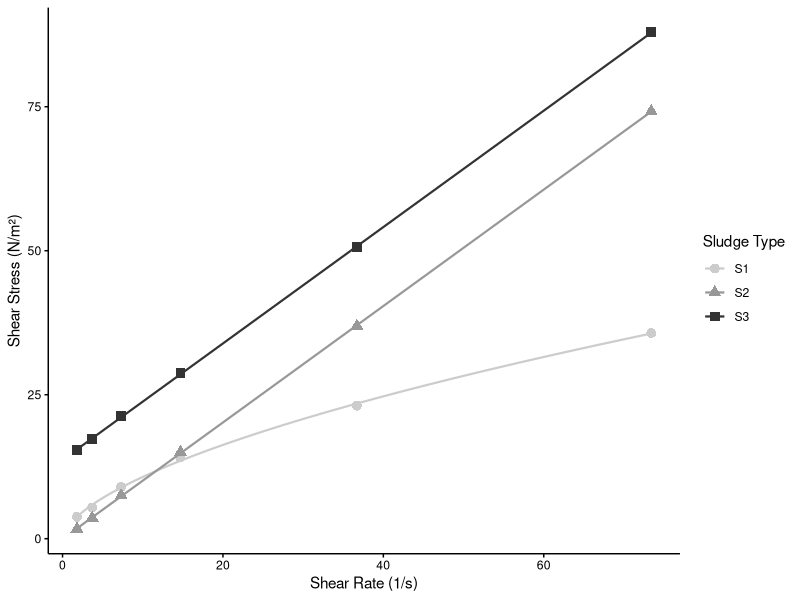
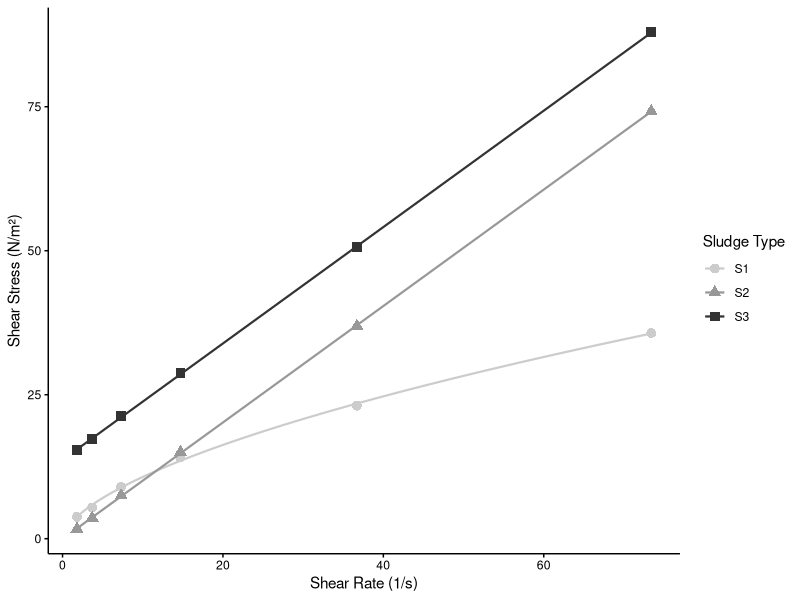

Generate these figures, in order, with R:
library(tidyverse)
sludge <- data.frame(
    Sludge_Type = c(
        "S1",
        "S1",
        "S1",
        "S1",
        "S1",
        "S1",
        "S2",
        "S2",
        "S2",
        "S2",
        "S2",
        "S2",
        "S3",
        "S3",
        "S3",
        "S3",
        "S3",
        "S3"
    ),
    Shear_Stress = c(
        3.8,
        5.4,
        9,
        14.1,
        23.1,
        35.7,
        1.7,
        3.6,
        7.5,
        15,
        36.9,
        74.2,
        15.4,
        17.3,
        21.3,
        28.7,
        50.6,
        87.9
    ),
    Shear_Rate = c(
        1.8,
        3.7,
        7.3,
        14.7,
        36.7,
        73.4,
        1.8,
        3.7,
        7.3,
        14.7,
        36.7,
        73.4,
        1.8,
        3.7,
        7.3,
        14.7,
        36.7,
        73.4
    )
)

S1_model <-
    lm((log(y) ~ log(x)),
       data = sludge %>% filter(Sludge_Type == "S1") %>% mutate(x = Shear_Rate, y = Shear_Stress)
    )
# print(summary(S1_model))
# print(S1_model$coefficients)
# print(summary(S1_model)$r.squared)
S2_model <-
    lm(y ~ x,
       data = sludge %>% filter(Sludge_Type == "S2") %>% mutate(x = Shear_Rate, y = Shear_Stress))
# print(summary(S2_model))
# print(S2_model$coefficients)
# print(summary(S2_model)$r.squared)
S3_model <-
    lm(y ~ x,
       data = sludge %>% filter(Sludge_Type == "S3") %>% mutate(x = Shear_Rate, y = Shear_Stress))
# print(summary(S3_model))
# print(S3_model$coefficients)
# print(summary(S3_model)$r.squared)
ggplot(sludge,
       aes(
           x = Shear_Rate,
           y = Shear_Stress,
           shape = Sludge_Type,
           color = Sludge_Type
       )) +
    geom_point(size = 3) +
    labs(
        x = "Shear Rate (1/s)",
        y = "Shear Stress (N/m²)",
        shape = "Sludge Type",
        color = "Sludge Type"
    ) +
    theme_classic() +
    geom_smooth(
        linewidth = .75,
        method = "nls",
        formula = "y~a*x^b",
        method.args = list(start = c(a = 1, b = 1)),
        se = FALSE,
        data = subset(sludge, Sludge_Type == "S1")
    ) +
    geom_smooth(
        linewidth = .75,
        method = "lm",
        formula = 'y ~ x',
        se = FALSE,
        data = subset(sludge, Sludge_Type == "S2")
    ) +
    geom_smooth(
        linewidth = .75,
        method = "lm",
        formula = 'y ~ x',
        se = FALSE,
        data = subset(sludge, Sludge_Type == "S3")
    ) + theme(
        panel.grid.major = element_blank(),
        panel.grid.minor = element_blank(),
        legend.background = element_rect(fill = 'transparent'),
        panel.background = element_rect(fill = "transparent", colour = NA),
        plot.background = element_rect(fill = "transparent", colour = NA),
        axis.text.x = element_text(color = "black"),
        axis.text.y = element_text(color = "black"),
        axis.ticks = element_line(color = "black")
    ) + scale_color_grey(start = 0.8, end = 0.2)

ggsave(
    "sludgeShear.png",
    width = 15,
    height = 10,
    units = "cm",
    bg = "transparent",
    dpi = 600
)
